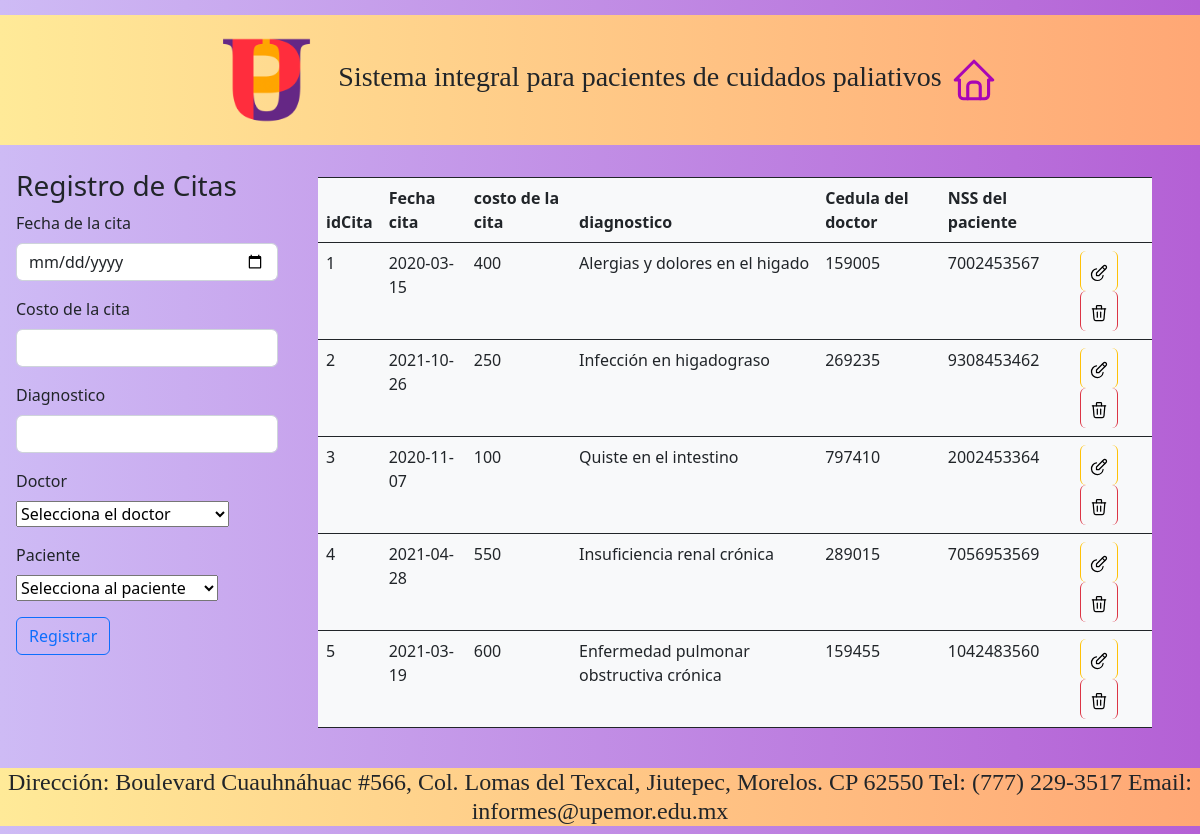
The app's page /gestionC.php with its own data.
### tables this page shows
CREATE TABLE `cita` (
  `idCita` int(11) NOT NULL AUTO_INCREMENT,
  `FechaCita` date NOT NULL,
  `Costo` float NOT NULL,
  `Diagnostico` varchar(200) NOT NULL,
  `CedulaD` varchar(15) NOT NULL,
  `Nsspac` varchar(10) NOT NULL,
  PRIMARY KEY (`idCita`)
);

### gestionC.php (the view, shortened to what this page needs)
<!DOCTYPE html>
<html lang="en">
   <head>
      <link href="https://cdn.jsdelivr.net/npm/bootstrap@5.2.2/dist/css/bootstrap.min.css" rel="stylesheet">
   </head>
   <body style="background: linear-gradient(to right, #cebbf5,#b460d5);">
      <header class="header" >
         <div  class="cabecera" style=" margin-top: 15px; font-family: 'Times New Roman', 'Times', 'serif'; background: linear-gradient(to right, #FFEA98,#FFA775); justify-content:space-between; text-align: center;">
            <h3>
               <img src="img/upemor.png" style="align-items: right;  width: 100px;  heigth: 100px; margin: 15px;"> Sistema integral para pacientes de cuidados paliativos
               <a href="controlador/loginrol.php">
               </a>
            </h3>
         </div>
      </header>
      <div class="container-fluid row">
         <form class="col-3 p-3" method="POST">
            <h3>Registro de Citas</h3>
            <div class="mb-3">
               <label for="exampleInputEmail1" class="form-label">Fecha de la cita</label>
               <input type="date" class="form-control" name="fechan" >
            </div>
            <div class="mb-3">
               <label for="exampleInputEmail1" class="form-label">Costo de la cita</label>
               <input type="text" class="form-control" name="costo" >
            </div>
            <div class="mb-3">
               <label for="exampleInputEmail1" class="form-label">Diagnostico</label>
               <input type="text" class="form-control" name="diagnostico" >
            </div>
            <div class="mb-3">
               <label for="exampleInputEmail1" class="form-label">Doctor</label>
               <select name="cedula" id="CedulaD">
                  <option value="">Selecciona el doctor</option>
               </select>
            </div>
            <div class="mb-3">
               <label for="exampleInputEmail1" class="form-label">Paciente</label>
               <select name="nss" id="nss">
                  <option value="">Selecciona al paciente</option>
               </select>
            </div>
            <button type="submit" class="btn btn-outline-primary" name="btnregistrar" value="ok">Registrar</button>
         </form>
         <div class="col-9 p-4">
            <table class="table">
               <thead class="table bg-light text-dark table-striped table-bordered border-dark">
                  <tr>
                     <th scope="col">idCita</th>
                     <th scope="col">Fecha cita</th>
                     <th scope="col">costo de la cita</th>
                     <th scope="col">diagnostico</th>
                     <th scope="col">Cedula del doctor</th>
                     <th scope="col">NSS del paciente</th>
                     <th scope="col"></th>
                  </tr>
               </thead>
               <tbody class="table bg-light text-dark  table-striped table-bordered border-dark">
                  <?php
                     include "modelo/conexion.php";
                     $sql=$conexion->query(" select * from cita ");
                     while($datos=$sql->fetch_object()){?>
                  <tr>
                     <td><?= $datos->idCita ?></td>
                     <td><?= $datos->FechaCita ?></td>
                     <td><?= $datos->Costo ?></td>
                     <td><?= $datos->Diagnostico ?></td>
                     <td><?= $datos->CedulaD ?></td>
                     <td><?= $datos->Nsspac ?></td>
                     <td>
                        <a href="modificacionC.php?id=<?= $datos->idCita ?>" class="btn btn-small btn-warning">
                        </a>
                        <a onclick="return eliminar()" href="gestionC.php?id=<?= $datos->idCita ?>"  class="btn btn-small btn-danger" >
                        </a>
                     </td>
                  </tr>
                  <?php }
                     ?>
               </tbody>
            </table>
         </div>
      </div>
      <footer class="footer"  style="font-family: 'Times New Roman', 'Times', 'serif'; background: linear-gradient(to right, #FFEA98,#FFA775); justify-content:space-between; text-align: center;">
         <h4 >Dirección: Boulevard Cuauhnáhuac #566, Col. Lomas del Texcal, Jiutepec, Morelos. CP 62550     Tel: (777) 229-3517        Email: informes@upemor.edu.mx</h4>
      </footer>
   </body>
</html>

### records on screen
cita: idCita "1", FechaCita "2020-03-15", Costo "400", Diagnostico "Alergias y dolores en el higado", CedulaD "159005", Nsspac "7002453567"
cita: idCita "2", FechaCita "2021-10-26", Costo "250", Diagnostico "Infección en higadograso", CedulaD "269235", Nsspac "9308453462"
cita: idCita "3", FechaCita "2020-11-07", Costo "100", Diagnostico "Quiste en el intestino", CedulaD "797410", Nsspac "2002453364"
cita: idCita "4", FechaCita "2021-04-28", Costo "550", Diagnostico "Insuficiencia renal crónica", CedulaD "289015", Nsspac "7056953569"
cita: idCita "5", FechaCita "2021-03-19", Costo "600", Diagnostico "Enfermedad pulmonar obstructiva crónica", CedulaD "159455", Nsspac "1042483560"
